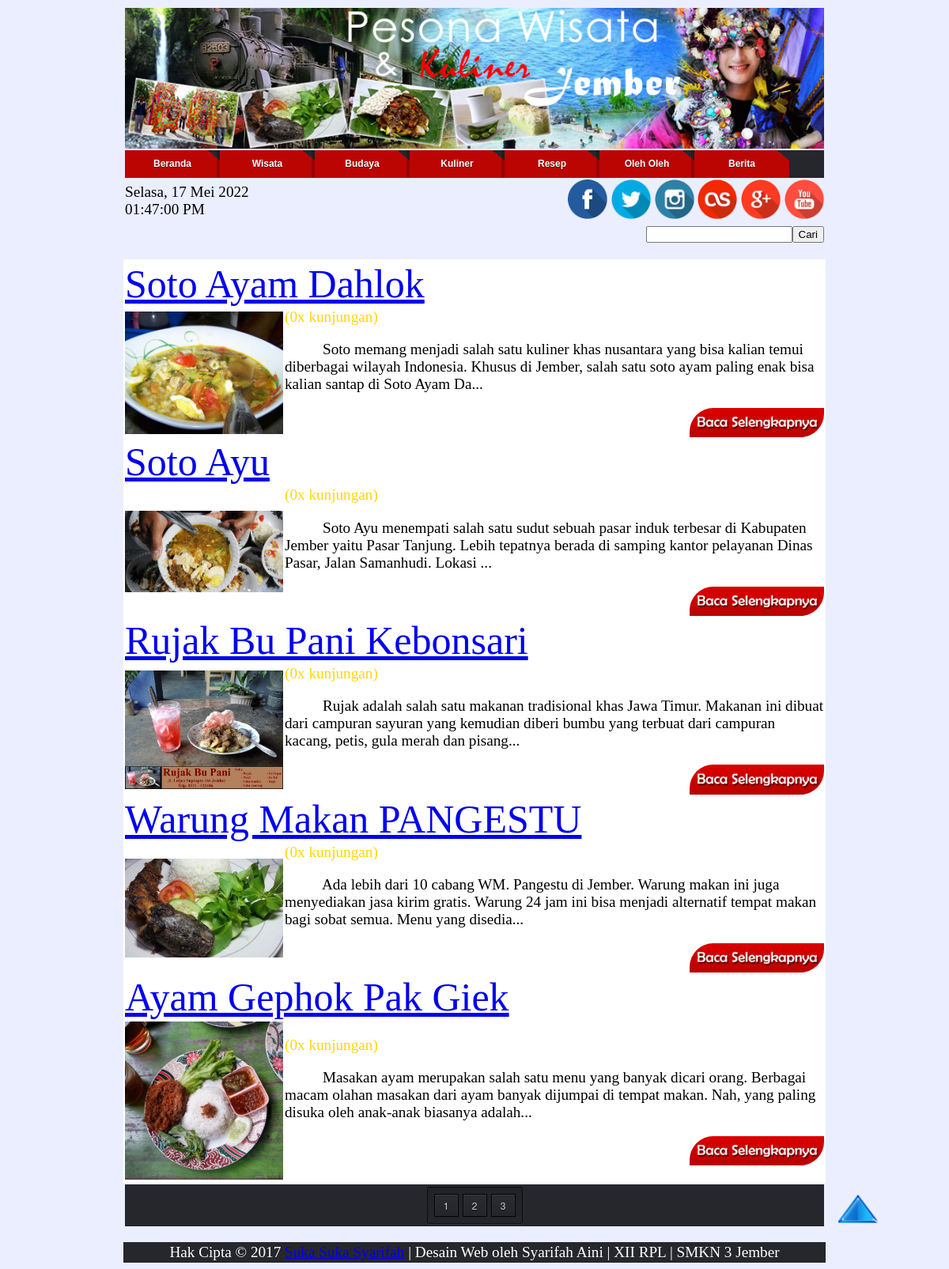
Page /kuliner.php on the committed database.
### tables this page shows
CREATE TABLE IF NOT EXISTS `berita` (
  `id_berita` int(11) NOT NULL AUTO_INCREMENT,
  `judul` varchar(40) NOT NULL,
  `tgl_buat` date DEFAULT NULL,
  `tgl_update` date NOT NULL,
  `gambar` varchar(100) NOT NULL,
  `isi` text NOT NULL,
  `kategori` varchar(15) NOT NULL,
  `kunjungan` int(11) NOT NULL,
  PRIMARY KEY (`id_berita`)
);

### kuliner.php (the view, shortened to what this page needs)
<html>
<body>
<?php
include "admin/menu.php";
?>
<center>
<table border="0">
	<tr><td colspan="2" align="right"><form method="get" action="pencariankuliner.php"><input type="text" name="cari_teks" value="<?php echo $_GET[cari_teks];?>"><input type="submit" name="cari" value="Cari" ></form></td></tr>
</table>
<table border="0" width="1000" bgcolor="white">
<?php
	$per_page = 5;
	$page_query = mysql_query("SELECT COUNT(*) FROM berita where kategori='kuliner'");
	$pages = ceil(mysql_result($page_query, 0) / $per_page);
	$page = (isset($_GET['page'])) ? (int)$_GET['page'] : 1;
	$start = ($page - 1) * $per_page;
	$query="select id_berita,judul,tgl_buat,tgl_update,gambar,isi,kategori,kunjungan from berita where kategori='kuliner' order by kunjungan DESC limit $start, $per_page";
	$sql=mysql_query($query);
	while($hasil=mysql_fetch_array($sql)){
		$id=$hasil['id_berita'];
		$judul=$hasil['judul'];
		$gambar=$hasil['gambar'];
		$isi=$hasil['isi'];
		$kunjungan=$hasil['kunjungan'];
		echo'<tr><td colspan="2"><div class="teks"><a href="isiberita.php?id='.$id.'" id="warna-tulisan">'.$judul.'</a></div></td></tr>
<tr><td width="200"><center><img src="images/'.$gambar.'" title="'.$gambar.'" alt="'.$gambar.'"></td><td>';
		include "kunjungan.php";
		echo substr($isi,0,250).'...<p align="right"><a href="isiberita.php?id='.$id.'"><img src="images/Baca Selengkapnya.jpg" class="mode7" height="25%" width="25%" alt="Baca Selengkapnya"></a></p></td></tr>';
	}
	echo'<tr><td colspan="2"></td></tr></table>';
?>
<table border="0"><tr><td>
<section class="container">
    <nav class="pagination">
<?php
		if($pages >= 1 && $page <= $pages){
			for($x=1; $x<=$pages; $x++){
				echo ($x == $page) ? '<a href="?page='.$x.'"><span>'.$x.'</span></a></b> ' : '<a href="?page='.$x.'">'.$x.'</a> ';
			}
		}
?>
    </nav>
    </section>
</td></tr>
</table>
    <?php
	include 'admin/footer.php';
	?>
</body>
</html>

### kunjungan.php (shortened to what this page needs)
<?php
echo '<font color="gold">('.$kunjungan.'x kunjungan)</font>';
?>

### admin/menu.php (style rules this page uses)
body { font-family:Calibri; background-color:#ebeeff; }
.container { margin: 0px auto; width: auto; text-align: center; background-color:#26272c; }
.container .pagination { margin: 3px 0; }
.pagination { padding: 8px; background-clip: padding-box; border: 1px solid; border-color: #070809 #0d0e0f #131517; border-color: rgba(0, 0, 0, 0.8) rgba(0, 0, 0, 0.65) rgba(0, 0, 0, 0.5); border-radius: 3px; display: inline-block; vertical-align: baseline; zoom: 1; *display: inline; *vertical-align: auto; background-image: -webkit-linear-gradient(top, rgba(0, 0, 0, 0.12), rgba(0, 0, 0, 0)); background-image: -moz-linear-gradient(top, rgba(0, 0, 0, 0.12), rgba(0, 0, 0, 0)); background-image: -o-linear-gradient(top, rgba(0, 0, 0, 0.12), rgba(0, 0, 0, 0)); background-image: linear-gradient(to bottom, rgba(0, 0, 0, 0.12), rgba(0, 0, 0, 0)); -webkit-box-shadow: 0 1px rgba(255, 255, 255, 0.05); box-shadow: 0 1px rgba(255, 255, 255, 0.05); }
.pagination > a, .pagination > span { float: left; margin-left: 5px; padding: 0 6px; min-width: 17px; line-height: 27px; font-family: 'Helvetica Neue', Helvetica, Arial, sans-serif; font-size: 12px; font-weight: 500; color: #d4d4d4; text-align: center; text-decoration: none; border: 1px solid black; border-radius: 0px; }
.pagination :first-child { margin-left: 0; }
.pagination > a { text-decoration: none; text-shadow: 0 1px black; background-clip: padding-box; border-color: rgba(0, 0, 0, 0.9); background-image: -webkit-linear-gradient(top, rgba(255, 255, 255, 0.04), rgba(255, 255, 255, 0)); background-image: -moz-linear-gradient(top, rgba(255, 255, 255, 0.04), rgba(255, 255, 255, 0)); background-image: -o-linear-gradient(top, rgba(255, 255, 255, 0.04), rgba(255, 255, 255, 0)); background-image: linear-gradient(to bottom, rgba(255, 255, 255, 0.04), rgba(255, 255, 255, 0)); -webkit-box-shadow: inset 0 0 0 1px rgba(255, 255, 255, 0.04), inset 0 1px rgba(255, 255, 255, 0.04), inset 0 -1px rgba(0, 0, 0, 0.15), 0 1px 1px rgba(0, 0, 0, 0.1); box-shadow: inset 0 0 0 1px rgba(255, 255, 255, 0.04), inset 0 1px rgba(255, 255, 255, 0.04), inset 0 -1px rgba(0, 0, 0, 0.15), 0 1px 1px rgba(0, 0, 0, 0.1); -webkit-transition: 0.1s ease-out; -moz-transition: 0.1s ease-out; -o-transition: 0.1s ease-out; transition: 0.1s ease-out; }
#warna-tulisan { animation: 5s infinite gantiwarna linear; -webkit-animation: 5s infinite gantiwarna linear }
.mode7 { border-radius: 30px 0 30px 0; -moz-border-radius: 30px 0 30px 0; -webkit-border-radius: 30px 0 30px 0; -o-border-radius: 30px 0 30px 0; transition: all 0.5s; -moz-transition: all 0.5s; -webkit-transition: all 0.5s; -o-transition: all 0.5s; }
img { max-width:100% }
table { width: 75%; }
table tr { padding: .35em; }
table th, table td { padding: 0em; font-size:1.2em; }
table td img { text-align: center; }
.teks { font-family:Gabriola; font-size:50px; color:red; }

### rows in the picture
berita: judul "Soto Ayam Dahlok", gambar (picture), kunjungan "0", isi "Soto memang menjadi salah satu kuliner khas nusantara yang bisa kalian temui diberbagai wilayah Indonesia. Khusus di Jember, salah satu soto ayam paling enak bisa kalian santap di Soto Ayam Da"
berita: judul "Soto Ayu", gambar (picture), kunjungan "0", isi "Soto Ayu menempati salah satu sudut sebuah pasar induk terbesar di Kabupaten Jember yaitu Pasar Tanjung. Lebih tepatnya berada di samping kantor pelayanan Dinas Pasar, Jalan Samanhudi. Lokasi"
berita: judul "Rujak Bu Pani Kebonsari", gambar (picture), kunjungan "0", isi "Rujak adalah salah satu makanan tradisional khas Jawa Timur. Makanan ini dibuat dari campuran sayuran yang kemudian diberi bumbu yang terbuat dari campuran kacang, petis, gula merah dan pisang"
berita: judul "Warung Makan PANGESTU", gambar (picture), kunjungan "0", isi "Ada lebih dari 10 cabang WM. Pangestu di Jember. Warung makan ini juga menyediakan jasa kirim gratis. Warung 24 jam ini bisa menjadi alternatif tempat makan bagi sobat semua. Menu yang disedia"
berita: judul "Ayam Gephok Pak Giek", gambar (picture), kunjungan "0", isi "Masakan ayam merupakan salah satu menu yang banyak dicari orang. Berbagai macam olahan masakan dari ayam banyak dijumpai di tempat makan. Nah, yang paling disuka oleh anak-anak biasanya adalah"
